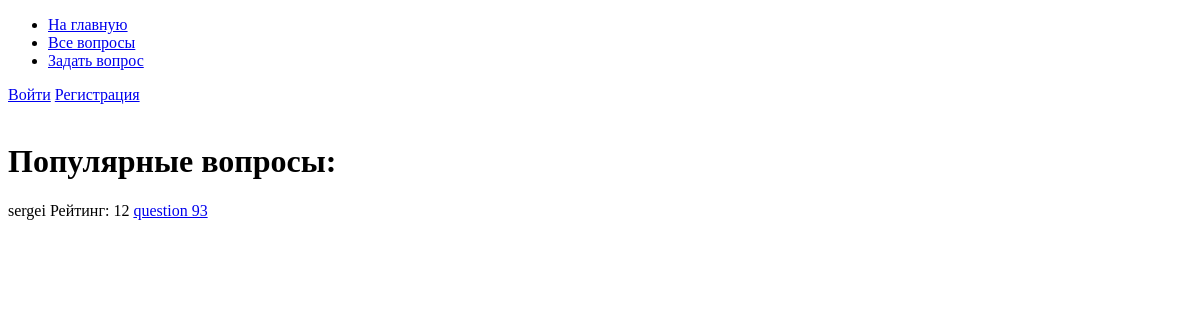
Before: /index/ with the older database file.
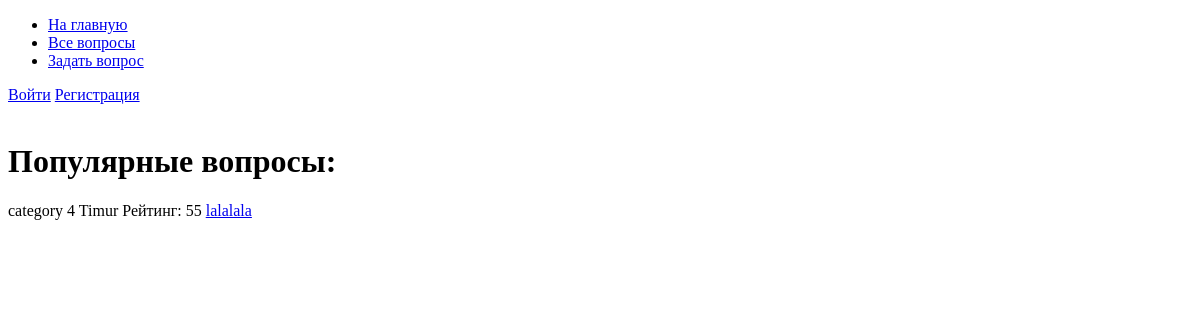
After: the same page with the newer database file.
### questions/models.py (models this page shows, shortened)
class Question(models.Model):
    author = models.ForeignKey(settings.AUTH_USER_MODEL)
    title = models.CharField(max_length=255, verbose_name=u'заголовок')
    text = models.TextField(verbose_name=u'описание')
    created_at = models.DateTimeField(auto_now_add=True, verbose_name=u'дата создания')
    rating = models.PositiveIntegerField(default=0, verbose_name=u'рейтинг')
    category = models.ForeignKey(Category)
    class Meta:
        verbose_name = u'Вопрос'
        verbose_name_plural = u'Вопросы'
        ordering = ('-created_at', )

class Category(models.Model):
    name = models.CharField(verbose_name=u'название', max_length=50)
    class Meta:
        verbose_name = u'Категория'
        verbose_name_plural = u'Категории'
    def __str__(self):
        return self.name

### questions/views.py (the view)
# urls.py: url(r'^$|index/', Index.as_view()),
class Index(QuestionList):
    model = Question
    template_name = "index.html"
    def get_queryset(self):
        return super(Index, self).get_queryset().exclude(rating__lt=10)

### questions/views.py (called while the page is built)
    def dispatch(self, request, *args, **kwargs):
        self.form = QuestionListForm(request.GET)
        self.form.is_valid()
        return super(QuestionList, self).dispatch(request, *args, **kwargs)

    def get_queryset(self):
        queryset = Question.objects.all()
        if self.form.cleaned_data.get('search'):
            queryset = queryset.filter(title=self.form.cleaned_data['search'])
        if self.form.cleaned_data.get('sort_field'):
            queryset = queryset.order_by(self.form.cleaned_data['sort_field'])
        queryset = queryset.annotate(answers_count=Count('answers__id'))
        return queryset

    def get_context_data(self, **kwargs):
        context = super(QuestionList, self).get_context_data(**kwargs)
        context['form'] = self.form
        return context

### templates/index.html (shortened to what this page needs)
{% extends 'base.html' %}
{% block content %}
<br/>
<h1>Популярные вопросы:</h1>
{% for q in object_list %}
    {{ q.category }} {{ q.author }} Рейтинг: {{ q.rating }}
    <a href="{% url 'question_detail' pk=q.id %}">{{ q.title }}</a><br/>
{% endfor %}
{% endblock %}

Changed rows visible on the page:
no longer on this page (row edited): Question: author "sergei", rating "12", title "question 93"
added Question: category "category 4", author "Timur", rating "55", title "lalalala"
